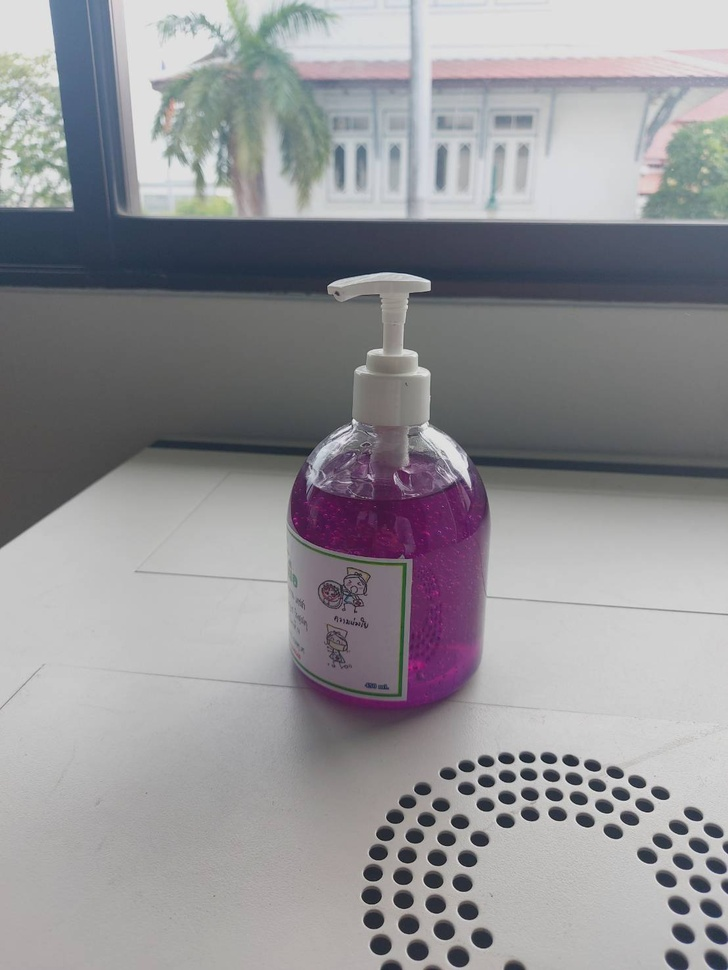
#> input picture classwork1/66280.jpg, 728 x 970 px, shrunk from 1108 x 1477 before the run
$ python linear.py
#> lines starting #> are read from the running program, lines starting #| are printed output that depends on the picture
import numpy as np
import cv2 as cv

def linear(r,theta):

    for i in range(r):
        x = int(abs(i * np.cos(theta)))
        y = int(abs(i * np.sin(theta)))
        kernel[x,y] = 255
    return kernel


img = cv.imread("66280.jpg",cv.IMREAD_GRAYSCALE)
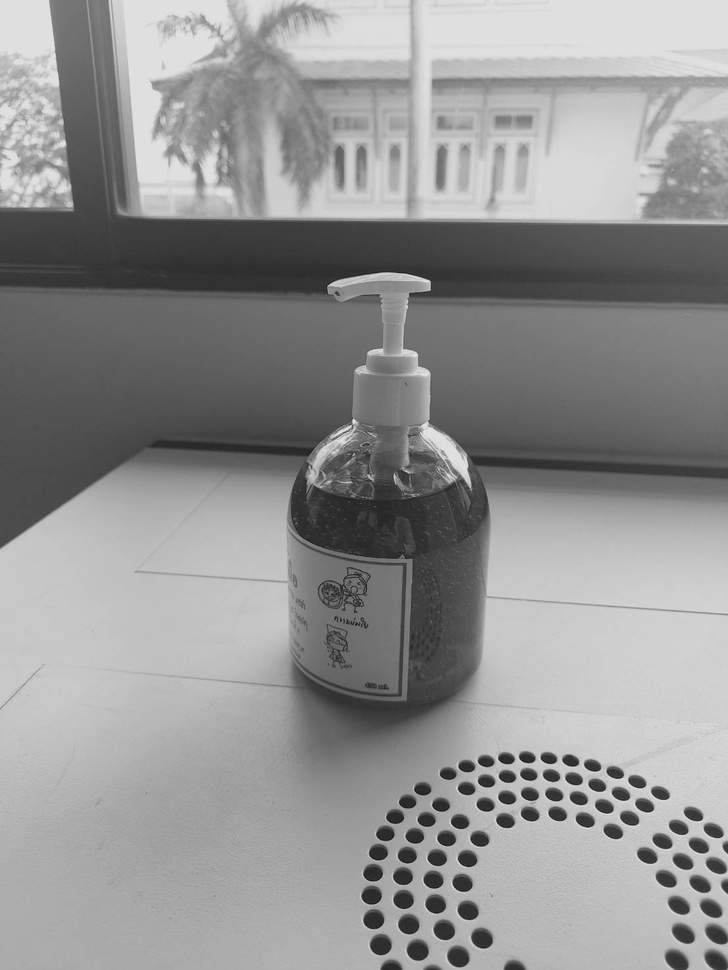
#> img: shape (970, 728); min 13, max 235, mean 147
size = 50
kernel = np.zeros([size,size], np.uint8)
theta = 45

linear(size,theta)
norm = kernel.sum()

output = cv.filter2D(img, -1, kernel/(norm), borderType = cv.BORDER_REFLECT)
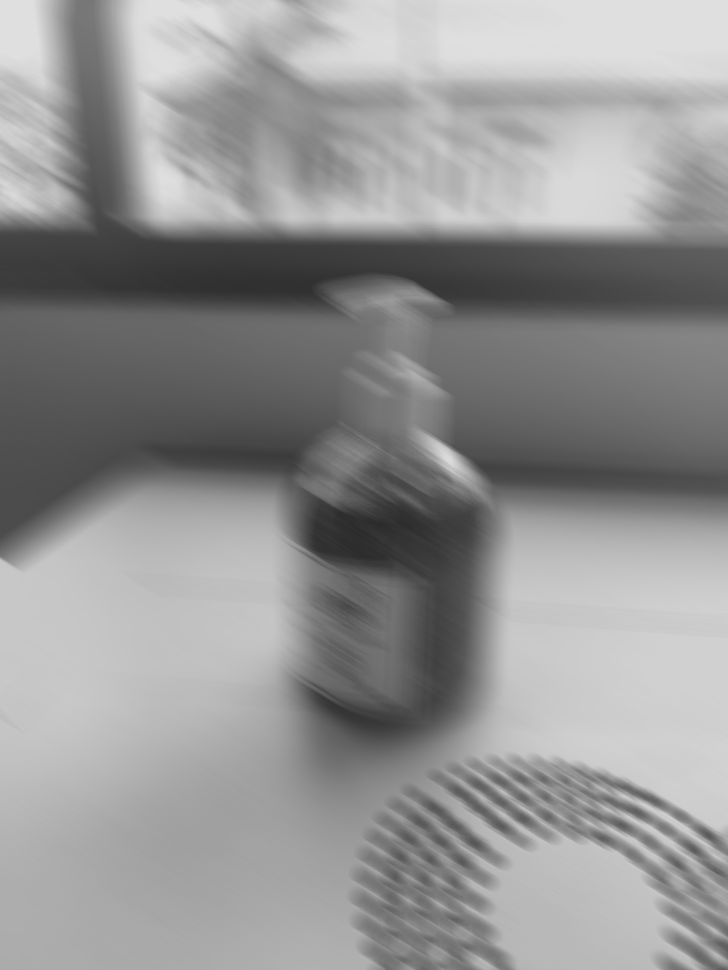
#> output: shape (970, 728); min 43, max 223, mean 147.5

cv.imwrite("input.png",img)
cv.imwrite("output.png",output)
# cv.waitKey(0)
# cv.destroyAllWindows()
